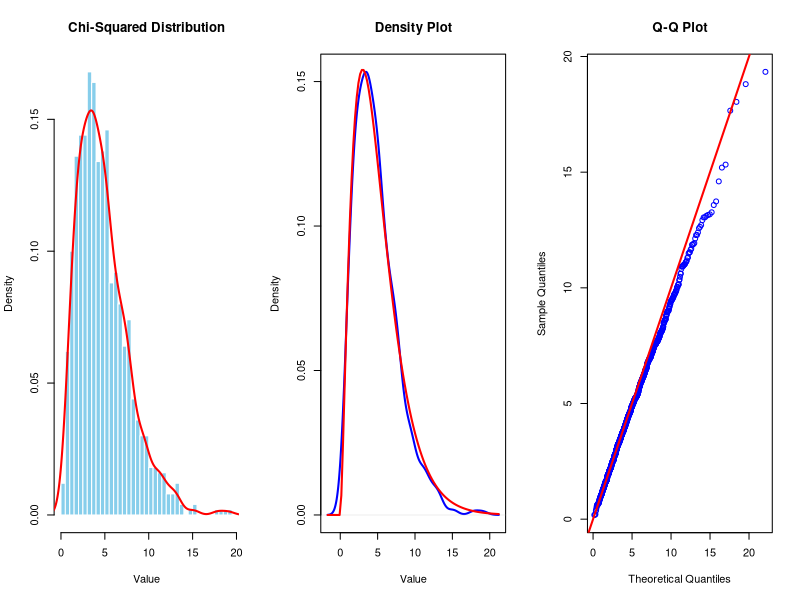

Recreate this plot in R.

# Parameters
k <- 5
N_sim <- 1000

# Generate chi-squared data
set.seed(123)
chi2_data <- rchisq(N_sim, df = k)

# Compute mean and variance
mean_chi2 <- mean(chi2_data)
var_chi2 <- var(chi2_data)
print(paste("Mean:", mean_chi2))
print(paste("Variance:", var_chi2))

# Graphical Output
par(mfrow = c(1, 3))

# Easy Histogram
hist(chi2_data, breaks = 30, col = "skyblue", main = "Chi-Squared Distribution", xlab = "Value", border = "white", probability = TRUE)
lines(density(chi2_data), col = "red", lwd = 2)

# Density plot
plot(density(chi2_data), col = "blue", lwd = 2, main = "Density Plot", xlab = "Value")
curve(dchisq(x, df = k), add = TRUE, col = "red", lwd = 2)

# Q-Q plot
qqplot(qchisq(ppoints(N_sim), df = k), chi2_data, main = "Q-Q Plot", col = "blue", xlab = "Theoretical Quantiles", ylab = "Sample Quantiles")
abline(0, 1, col = "red", lwd = 2)




# lab Explanation

# k=5 (degrees of freedom)
# N_sim=1000 (number of simulations)

# set.seed(123): Ensures reproducibility.
# rchisq(N_sim, df = k): Generates 1000 random numbers from a Chi-Square distribution with 5 degrees of freedom.

# Computes the empirical mean and variance of the generated Chi-Square samples.
# The theoretical values are:
# E[X]=k=5,Var(X)=2k=10
# The computed values should be close to these theoretical

# rranges plots in one row with three columns


# Histogram of simulated Chi-Square data.
# probability = TRUE scales the histogram as a density.
# curve(dchisq(x, df = k)) overlays the theoretical Chi-Square PDF (red curve) on the histogram

# density(chi2_data): Computes the empirical density function.
# Overlays the theoretical PDF in red for compariso


# Compares the sample quantiles of the simulated data with the theoretical quantiles of a Chi-Square distribution.
# abline(0,1): Draws a reference line (red). If the points fall near this line, it indicates that the data follows a Chi-Square distribution.

# 4. Interpretation of Results
# Mean & Variance Check
# The empirical mean and variance should be close to the theoretical values:
# E[X]=5,Var(X)=10
# Histogram vs. Theoretical Distribution

# The histogram should align with the theoretical Chi-Square PDF.
# Density Plot

# The empirical density function should match the theoretical Chi-Square distribution.
# Q-Q Plot

# If the points lie along the red line, it confirms that the simulated data follows a Chi-Square distribution.



